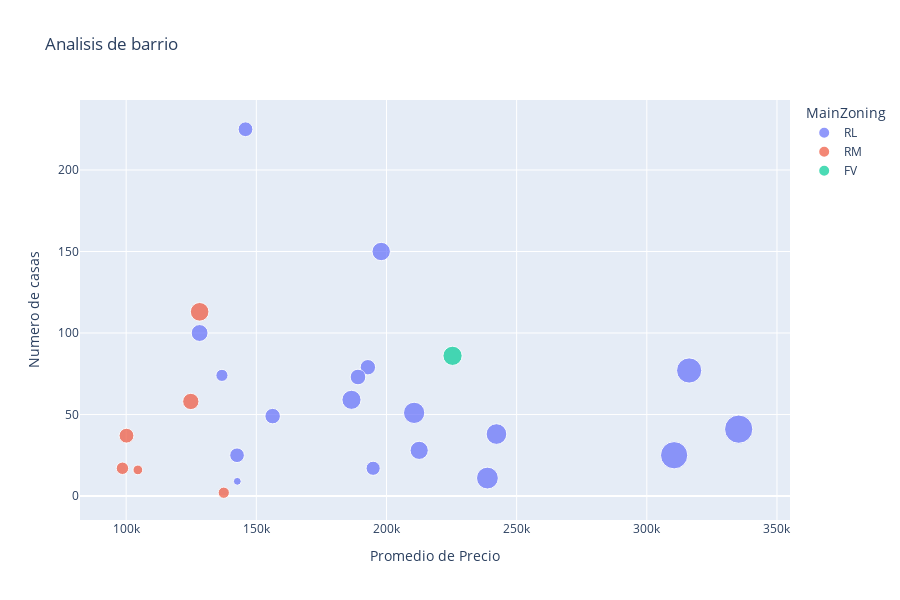

The notebook cell this image was saved under:
### Markdown cell above
### **Ubicación:**

* Neighborhood (Vecindario)
* MSZoning (Clasificación de la zona)

### Code cell
#graficos planeados por mi, optimizados por Claude AI
# Columnas relacianadas con la ubicacion
local_related = ['Neighborhood', 'MSZoning']
# vemos los tipos de datos de local_related
print(df_train[local_related].dtypes)

print(df_train[local_related].describe())


def analyze_location_features(df):
    # Create figure with subplots
    plt.figure(figsize=(15, 10))
    
    # 1. Zoning distribution by neighborhood
    neighborhood_zoning = df.groupby(['Neighborhood', 'MSZoning']).size().unstack(fill_value=0)
    
    # Plot as a stacked bar chart
    ax = neighborhood_zoning.plot(kind='bar', stacked=True)
    plt.title('Zona distribuida por barrio')
    plt.xlabel('Neighborhood')
    plt.ylabel('Count')
    plt.xticks(rotation=45, ha='right')
    plt.legend(title='Zoning Type', bbox_to_anchor=(1.05, 1))
    plt.tight_layout()
    plt.show()
    
    # 2. Average price heatmap
    plt.figure(figsize=(12, 8))
    price_by_location = df.groupby(['Neighborhood', 'MSZoning'])['SalePrice'].mean().unstack()
    sns.heatmap(price_by_location, annot=True, fmt='.0f', cmap='YlOrRd')
    plt.title('Promedio de precio de casa por zona de barrio')
    plt.tight_layout()
    plt.show()
    
    # 3. Interactive visualization with Plotly
    location_summary = df.groupby('Neighborhood').agg({
        'SalePrice': ['mean', 'count', 'std'],
        'MSZoning': lambda x: x.mode()[0]  # Most common zoning type
    }).reset_index()
    
    # Flatten column names
    location_summary.columns = ['Neighborhood', 'AvgPrice', 'Count', 'StdPrice', 'MainZoning']
    
    fig = px.scatter(location_summary, 
                    x='AvgPrice', 
                    y='Count',
                    size='StdPrice',
                    color='MainZoning',
                    hover_data=['Neighborhood'],
                    title='Analisis de barrio')
    
    fig.update_layout(
        xaxis_title="Promedio de Precio",
        yaxis_title="Numero de casas",
        height=600
    )
    fig.show()

# Usage:
analyze_location_features(df_train)

### Figure 1 — Plotly figure (JSON) as saved in the notebook; plotly's stock layout.template omitted (floating-point values rounded to 4 significant figures)
{"data": [{"customdata": [["Blmngtn"], ["ClearCr"], ["CollgCr"], ["Crawfor"], ["Edwards"], ["Gilbert"], ["Mitchel"], ["NAmes"], ["NPkVill"], ["NWAmes"], ["NoRidge"], ["NridgHt"], ["SWISU"], ["Sawyer"], ["SawyerW"], ["StoneBr"], ["Timber"], ["Veenker"]], "hovertemplate": "MainZoning=RL<br>AvgPrice=%{x}<br>Count=%{y}<br>StdPrice=%{marker.size}<br>Neighborhood=%{customdata[0]}<extra></extra>", "legendgroup": "RL", "marker": {"color": "#636efa", "size": [30390.0, 50230.0, 51400.0, 68870.0, 43210.0, 35990.0, 36490.0, 33080.0, 9377.0, 37170.0, 121400.0, 96390.0, 32620.0, 22350.0, 55650.0, 113000.0, 64850.0, 72370.0], "sizemode": "area", "sizeref": 303.5, "symbol": "circle"}, "mode": "markers", "name": "RL", "orientation": "v", "showlegend": true, "type": "scatter", "x": [194900.0, 212600.0, 198000.0, 210600.0, 128200.0, 192900.0, 156300.0, 145800.0, 142700.0, 189100.0, 335300.0, 316300.0, 142600.0, 136800.0, 186600.0, 310499, 242200.0, 238800.0], "xaxis": "x", "y": [17, 28, 150, 51, 100, 79, 49, 225, 9, 73, 41, 77, 25, 74, 59, 25, 38, 11], "yaxis": "y"}, {"customdata": [["Blueste"], ["BrDale"], ["BrkSide"], ["IDOTRR"], ["MeadowV"], ["OldTown"]], "hovertemplate": "MainZoning=RM<br>AvgPrice=%{x}<br>Count=%{y}<br>StdPrice=%{marker.size}<br>Neighborhood=%{customdata[0]}<extra></extra>", "legendgroup": "RM", "marker": {"color": "#EF553B", "size": [19090.0, 14330.0, 40350.0, 33380.0, 23490.0, 52650.0], "sizemode": "area", "sizeref": 303.5, "symbol": "circle"}, "mode": "markers", "name": "RM", "orientation": "v", "showlegend": true, "type": "scatter", "x": [137500, 104500.0, 124800.0, 100100.0, 98580.0, 128200.0], "xaxis": "x", "y": [2, 16, 58, 37, 17, 113], "yaxis": "y"}, {"customdata": [["Somerst"]], "hovertemplate": "MainZoning=FV<br>AvgPrice=%{x}<br>Count=%{y}<br>StdPrice=%{marker.size}<br>Neighborhood=%{customdata[0]}<extra></extra>", "legendgroup": "FV", "marker": {"color": "#00cc96", "size": [56180.0], "sizemode": "area", "sizeref": 303.5, "symbol": "circle"}, "mode": "markers", "name": "FV", "orientation": "v", "showlegend": true, "type": "scatter", "x": [225400.0], "xaxis": "x", "y": [86], "yaxis": "y"}], "layout": {"height": 600, "legend": {"itemsizing": "constant", "title": {"text": "MainZoning"}, "tracegroupgap": 0}, "title": {"text": "Analisis de barrio"}, "xaxis": {"anchor": "y", "domain": [0, 1], "title": {"text": "Promedio de Precio"}}, "yaxis": {"anchor": "x", "domain": [0, 1], "title": {"text": "Numero de casas"}}}}
